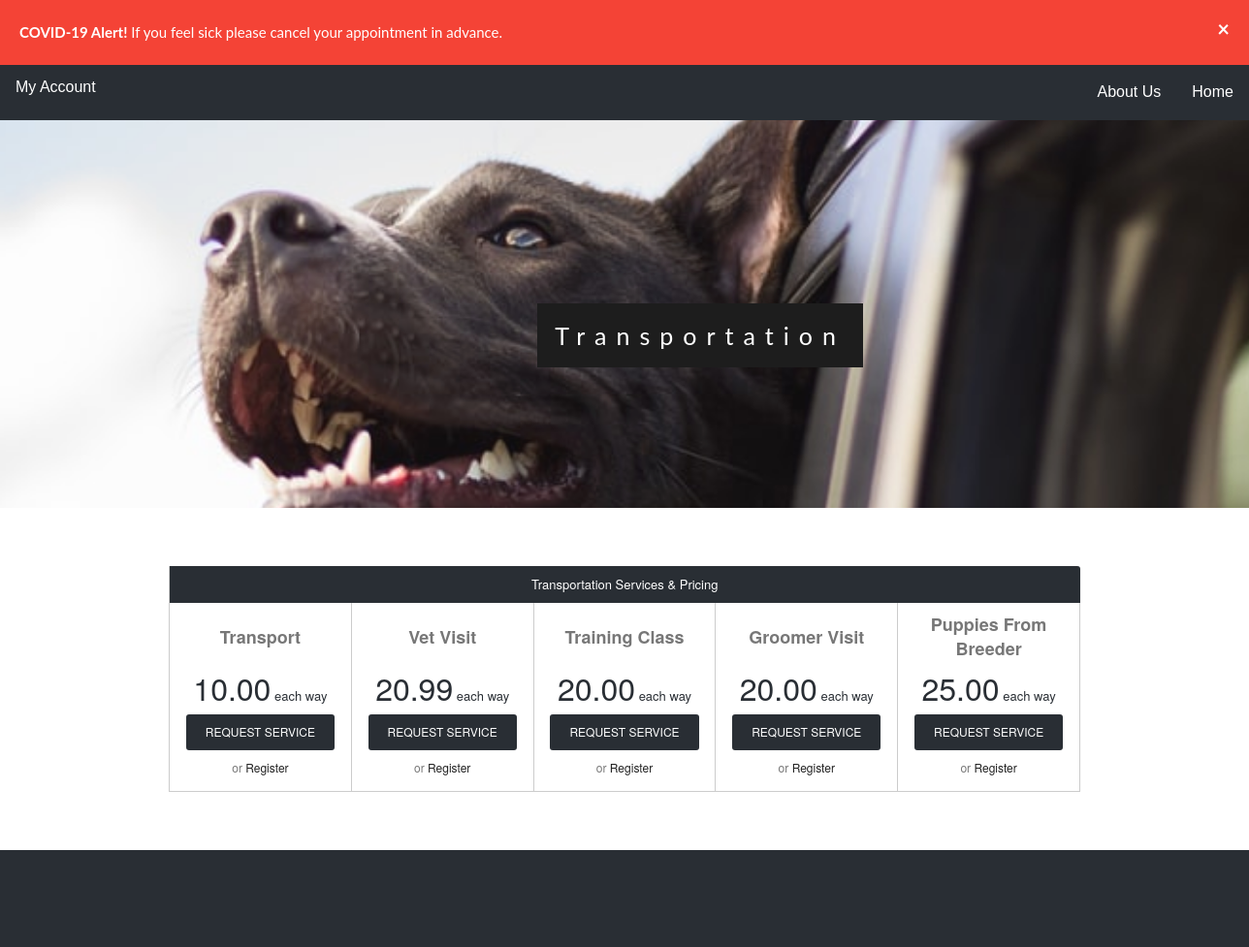
/Website/website-master/transportation.php, run on the app's committed database.
### tables this page shows
CREATE TABLE `services` (
  `serviceID` int(10) unsigned NOT NULL AUTO_INCREMENT,
  `categoryID` int(10) unsigned NOT NULL,
  `servicename` varchar(255) NOT NULL,
  `description` varchar(535) NOT NULL,
  `dateadded` date NOT NULL,
  `price` decimal(10,2) NOT NULL,
  PRIMARY KEY (`serviceID`),
  KEY `categoryID` (`categoryID`),
  CONSTRAINT `services_ibfk_1` FOREIGN KEY (`categoryID`) REFERENCES `categories` (`categoryID`)
);

### Website/website-master/src/Database.php (called while the page is built, shortened)
<?php
class Database implements DatabaseInterface {
  private $pdo;
  public static function create(PDO $pdo) {
    return new static($pdo);
  }
  public function __construct(PDO $pdo) {
    $this->pdo = $pdo;
  }
  public function getPricesByCategoryID($values){
    $categoryID = !empty($values['categoryID']) ? $values['categoryID'] : NULL;
    $selectStatement = "SELECT servicename,description,price
                        FROM services WHERE categoryID = :categoryID" . PHP_EOL;
    $statement = $this->pdo->prepare($selectStatement);
    $parameters = [':categoryID' => $categoryID];
    $statement->execute($parameters);
    $priceInfo[] = $statement->fetchAll(PDO::FETCH_CLASS,'\stdClass');
    $priceInfo = reset($priceInfo);
    return $priceInfo;
  }
}

### Website/website-master/common.php (called while the page is built, shortened)
<?php
$dsn = "mysql:host=" . DB_HOST . ";dbname=" . DB_NAME . ";charset=utf8mb4;";
$driver_options = [
  PDO::ATTR_ERRMODE => PDO::ERRMODE_EXCEPTION,
];
$pdo = new PDO($dsn, DB_USER, DB_PASS, $driver_options);
$database = Database::create($pdo);
?>

### Website/website-master/transportation.php (the view, shortened to what this page needs)
<?php
require_once('common.php');
  $values = ['categoryID' => 4];
  $serviceInfoArray = $database->getPricesByCategoryID($values);
?>
<!DOCTYPE HTML>
<HTML lang="en">
<head>
	<link rel="stylesheet" type="text/css" href="css/bestPet.css">
  <link rel="stylesheet" type="text/css" href="css/compare.css">
</head>
<body>
<div class="alert">
  <span class="closebtn" onclick="this.parentElement.style.display='none';">&times;</span>
  <strong>COVID-19 Alert!</strong> If you feel sick please cancel your appointment in advance.
</div>
	<?php require_once("menu.php") ?>
    <div class="bgimg-5">
        <div class="caption">
            <span class="border">Transportation</span>
				</div>
		</div>
	<div style="color: #777;background-color:white;text-align:center;padding:50px 80px;text-align: justify;">
	<div class="comparison">
  <table>
    <thead>
      <tr>
         <th colspan="<?php echo count($serviceInfoArray); ?>" class="qbo">
          Transportation Services & Pricing
        </th>
      </tr>
      <tr>
        <?php foreach ($serviceInfoArray as $value): ?>
        <th class="compare-heading">
          <?php echo $value->servicename; ?>
        </th>
        <?php endforeach; ?>
      </tr>
      <tr>
        <?php foreach ($serviceInfoArray as $value) : ?>
        <th class="price-info">
          <div class="price-now"><span><?php echo $value->price; ?><span class="price-small"></span></span> each way</div>
          <div><a href="serviceform.php" class="price-buy">Request Service <span class="hide-mobile"></span></a></div>
          <div class="price-try"><span class="hide-mobile">or </span><a href="register.php">Register <span class="hide-mobile"></span></a></div>
        </th>
        <?php endforeach; ?>
      </tr>
    </thead>
  </table>
</div>
</div>
	<div style="position:relative">
		<div style="color:#ddd;background-color:#292E34;text-align:center;padding:50px 80px;">
		</div>
	</div>
</body>
</HTML>

### Website/website-master/css/bestPet.css (style rules this page uses)
body, html { height: 100%; margin: 0; color: #777; font: 400 15px/1.8 "lato", sans-serif; }
.bgimg-1, .bgimg-2, .bgimg-3, .bgimg-4, .bgimg-5, .bgimg-6 { position: relative; opacity: 0.95; background-attachment: fixed; background-position: center; background-repeat: no-repeat; background-size: cover; }
.bgimg-5 { background-image: url(../images/dogincar.jpg); min-height: 50%; }
.caption { position: absolute; left: 0; top: 50%; width: 100%; text-align: center; color: #000; margin-left: 78px; }
.caption span.border { background-color: #111; color: #fff; padding: 18px; font-size: 25px; letter-spacing: 10px; }
.alert { padding: 20px; background-color: #f44336; color: white; }
.closebtn { margin-left: 15px; color: white; font-weight: bold; float: right; font-size: 22px; line-height: 20px; cursor: pointer; transition: 0.3s; }
a { text-decoration: none; }

### Website/website-master/css/compare.css (style rules this page uses)
.comparison { max-width:940px; margin:0 auto; font:13px/1.4 "Helvetica Neue",Helvetica,Arial,sans-serif; text-align:center; padding:10px; }
.comparison table { width:100%; border-collapse: collapse; border-spacing: 0; table-layout: fixed; border-bottom:1px solid #CCC; border-left:1px solid #CCC; }
.comparison td, .comparison th { border-right:1px solid #CCC; empty-cells: show; padding:10px; }
.compare-heading { font-size:18px; font-weight:bold !important; border-bottom:0 !important; padding-top:10px !important; }
.comparison th { font-weight:normal; padding:0; border-bottom:1px solid #CCC; }
.comparison .qbse, .comparison .qbo, .comparison .tl { color:#FFF; padding:10px; font-size:13px; border-right:1px solid #CCC; border-bottom:0; }
.comparison .qbo { background:#292E34; border-top-right-radius: 3px; border-right:0px; }
.comparison .price-info { padding:5px 15px 15px 15px; }
.comparison .price-now, .comparison .price-now span { color:#292E34; }
.comparison .price-now span { font-size:32px; }
.comparison .price-buy { background:#292E34; padding:10px 20px; font-size:12px; display:inline-block; color:#FFF; text-decoration:none; border-radius:3px; text-transform:uppercase; margin:5px 0 10px 0; }
.comparison .price-try { font-size:12px; }
.comparison .price-try a { color:#202020; }

### data on the page
services: servicename "Transport", price "10.00"
services: servicename "Vet Visit", price "20.99"
services: servicename "Training Class", price "20.00"
services: servicename "Groomer Visit", price "20.00"
services: servicename "Puppies From Breeder", price "25.00"
